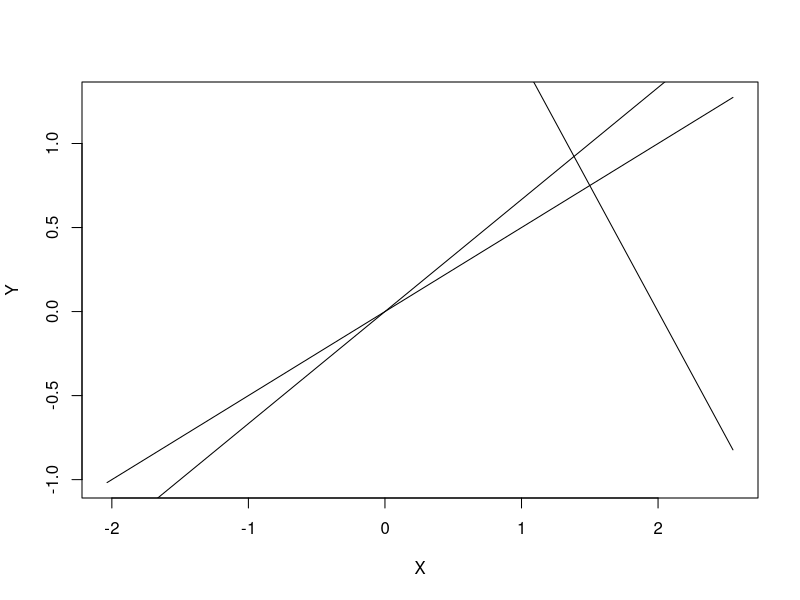

The R source for this figure:
x<-rnorm(100)
plot(x,x/2,type="l",xlab="X",ylab="Y")
lines(x,2/3*x)
lines(x,3 - ((3/2) * x))

#obs ca 0 <= x <= 2 si 0 <= y <= 1
#incadram triunghiul intr-un dreptunghi de 2X1
aria_tri=function(N){
  M_C = 0
  for(i in 1:N){
    x = runif(1, 0, 2.0)
    y = runif(1, 0, 1.0)
    c1=x-2*y
    c2=2*x-3*y
    c3=3*x+2*y
    if(c1 <= 0 & c2 >=0 & c3 <= 6){
      M_C = M_C + 1
    }
  }
  val = M_C/N
  #2=aria dreptunghiului
  return (2 * val)
}

v=aria_tri(10000)
print(v)


